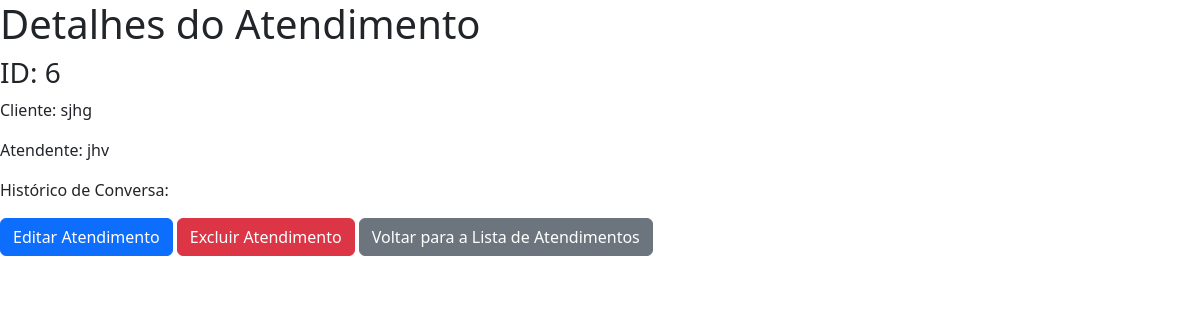
The app's page /atendimentos/6/ with its own data.
### atendimentos/models.py (models this page shows, shortened)
class Atendimento(models.Model):
    cliente = models.CharField(max_length=100)
    atendente = models.CharField(max_length=100)

### atendimentos/views.py (the view)
# urls.py: path('atendimentos/<int:atendimento_id>/', detalhar_atendimento, name='detalhar_atendimento'),
def detalhar_atendimento(request, atendimento_id):
    atendimento = get_object_or_404(Atendimento, pk=atendimento_id)
    return render(request, 'atendimentos/detalhar_atendimento.html', {'atendimento': atendimento})

### atendimentos/templates/atendimentos/detalhar_atendimento.html (shortened to what this page needs)
<!DOCTYPE html>
<html>
<head>
    <link rel="stylesheet" href="https://cdn.jsdelivr.net/npm/bootstrap@5.3.0/dist/css/bootstrap.min.css">
</head>
<body>
    <h1>Detalhes do Atendimento</h1>
    <h3>ID: {{ atendimento.id }}</h3>
    <p>Cliente: {{ atendimento.cliente }}</p>
    <p>Atendente: {{ atendimento.atendente }}</p>
    <p>Histórico de Conversa:</p>
    <a href="{% url 'atualizar_atendimento' atendimento.id %}" class="btn btn-primary">Editar Atendimento</a>
    <a href="{% url 'excluir_atendimento' atendimento.id %}" class="btn btn-danger">Excluir Atendimento</a>
    <a href="{% url 'listar_atendimentos' %}" class="btn btn-secondary">Voltar para a Lista de Atendimentos</a>
</body>
</html>

### records on screen
Atendimento: id "6", cliente "sjhg", atendente "jhv"
